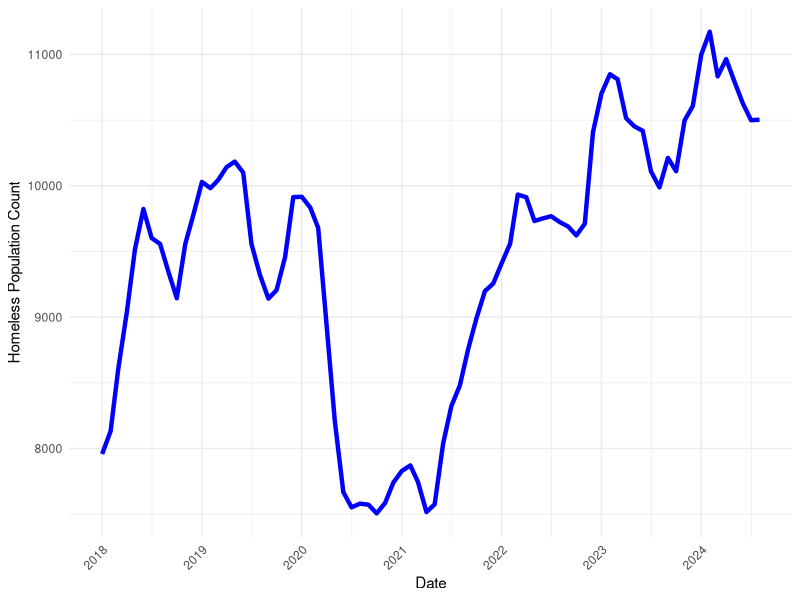
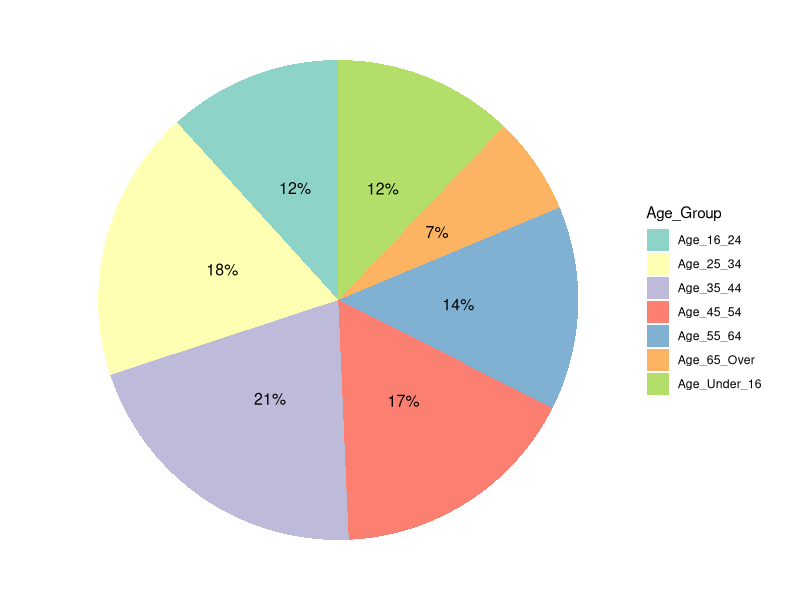
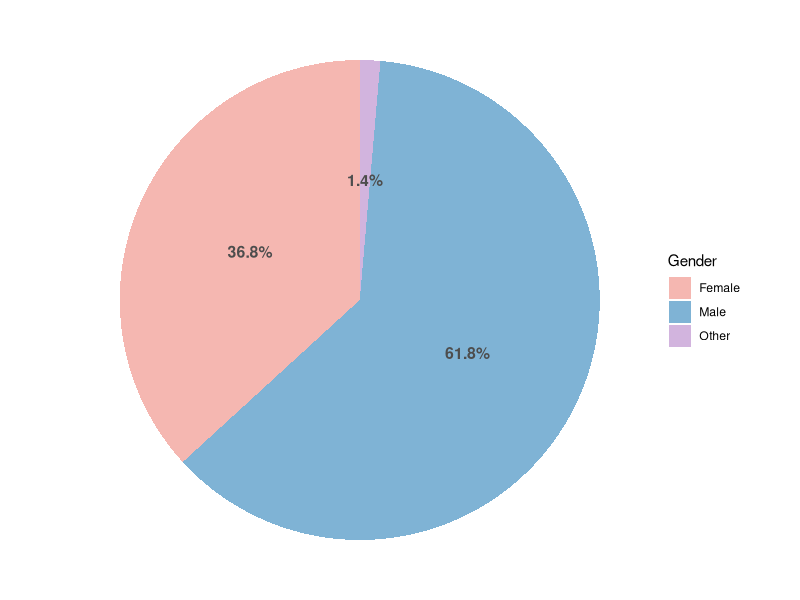
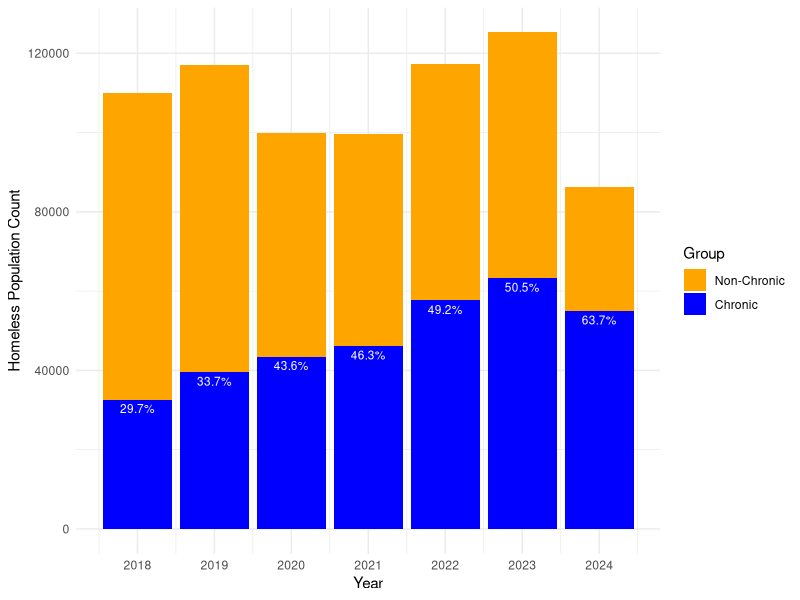

The R script that drew these images, in order:
## ---- chunk 1
#| include: false
#| warning: false
#| message: false
#### Workspace setup ####
library(tidyverse)
library(ggplot2)
library(dplyr)
library(tidyr)
## ---- chunk 2
#| echo: false
#| warning: false
#| message: false

# Loading the Cleaned Dataset #
cleaned_shelter_data <- read_csv(here::here("data", "analysis_data", "analysis_data.csv"))


# Generated by ChatGPT
cleaned_shelter_data$Date <- as.Date(paste0("01-", cleaned_shelter_data$Date), format="%d-%b-%y")
cleaned_shelter_data$year <- as.numeric(format(cleaned_shelter_data$Date, "%Y")) 

## ---- chunk 3
#| echo: false
#| warning: false
#| label: fig-total-population
#| fig-cap: "Trend of Homeless Population in Toronto from 2018 to 2024"

# Filter to include only the "All Population" group
total_population_data <- subset(cleaned_shelter_data, Population_Group == "All Population")

# This code is based on knowledge from Alexander (2023).
# Load ggplot2 for plotting
ggplot(total_population_data, aes(x = Date, y = Homeless_Count)) +
  geom_line(color = "blue", linewidth = 1.5) +  
  labs(x = "Date",
       y = "Homeless Population Count") +
  scale_x_date(date_labels = "%Y", date_breaks = "1 year") +  
  theme_minimal() +
  theme(axis.text.x = element_text(angle = 45, hjust = 1))    

## ---- chunk 4
#| echo: false
#| warning: false
#| label: fig-age-distribution
#| fig-cap: "Age Group Distribution of Homeless Population in Toronto (2018-2024)"

# Summarize data for all years (total homeless population by age group)
# Generated by ChatGPT
total_data <- cleaned_shelter_data %>%
  summarise(Age_Under_16 = sum(Age_Under_16, na.rm = TRUE),
            Age_16_24 = sum(Age_16_24, na.rm = TRUE),
            Age_25_34 = sum(Age_25_34, na.rm = TRUE),
            Age_35_44 = sum(Age_35_44, na.rm = TRUE),
            Age_45_54 = sum(Age_45_54, na.rm = TRUE),
            Age_55_64 = sum(Age_55_64, na.rm = TRUE),
            Age_65_Over = sum(Age_65_Over, na.rm = TRUE))

# Reshape data for plotting
# Generated by ChatGPT
total_data_long <- tidyr::pivot_longer(total_data, 
                                       cols = starts_with("Age"), 
                                       names_to = "Age_Group", 
                                       values_to = "Count")

# Calculate percentages
# Generated by ChatGPT
total_count <- sum(total_data_long$Count)
total_data_long <- total_data_long %>%
  mutate(Percent = round(Count / total_count * 100))

# Create a pie chart with percentage labels
# This code is based on knowledge from Alexander (2023) and further refined using the RStudio Help documentation.
ggplot(total_data_long, aes(x = "", y = Count, fill = Age_Group)) +
  geom_bar(stat = "identity", width = 1) +
  coord_polar("y") +
  geom_text(aes(label = paste0(Percent, "%")), 
            position = position_stack(vjust = 0.5), size = 4) +
  theme_void() +
  theme(legend.position = "right") +
  scale_fill_brewer(palette = "Set3")  


## ---- chunk 5
#| echo: false
#| warning: false
#| label: fig-gender-distribution
#| fig-cap: "Homeless Population by Gender in Toronto (2018-2024)"
#| 
# Summarize data by year for different genders
# This logic is similar to the previous graph of age group 
gender_data <- cleaned_shelter_data %>%
  group_by(year) %>%
  summarise(Male = sum(Male_Count, na.rm = TRUE),
            Female = sum(Female_Count, na.rm = TRUE),
            Other = sum(Transgender_Non_Binary_Count, na.rm = TRUE))

# Calculate total population for each gender over the entire period
total_population <- gender_data %>%
  summarise(Male = sum(Male), Female = sum(Female), Other = sum(Other))

# Reshape data for plotting
total_population_long <- pivot_longer(total_population, 
                                      cols = c("Other", "Female", "Male"), 
                                      names_to = "Gender", 
                                      values_to = "Total_Count")

# Calculate percentages for each gender
total_population_long <- total_population_long %>%
  mutate(Percent = round(Total_Count / sum(Total_Count) * 100, 1))

# Create a pie chart similar to the one used for age groups
# This code is based on knowledge from Alexander (2023) and further refined using the RStudio Help documentation.
ggplot(total_population_long, aes(x = "", y = Total_Count, fill = Gender)) +
  geom_bar(stat = "identity", width = 1) +
  coord_polar("y") +
  geom_text(aes(label = paste0(Percent, "%")), 
            position = position_stack(vjust = 0.5), size = 4, fontface = "bold", color = "gray30") +  
  theme_void() +
  theme(legend.position = "right") +
  scale_fill_manual(values = c("Male" = "#7FB3D5", "Female" = "#F5B7B1", "Other" = "#D2B4DE"))  


## ---- chunk 6
#| echo: false
#| warning: false
#| label: fig-chronic-population
#| fig-cap: "Changes in Chronic and Non-Chronic Homeless Population and Proportion in Toronto (2018-2024)"

# Summarize data by year for Chronic and All Population
# Generated by ChatGPT
chronic_data <- cleaned_shelter_data %>%
  filter(Population_Group == 'Chronic') %>%
  group_by(year) %>%
  summarize(homeless_count = sum(Homeless_Count))

all_population_data <- cleaned_shelter_data %>%
  filter(Population_Group == 'All Population') %>%
  group_by(year) %>%
  summarize(homeless_count = sum(Homeless_Count))

# Create Non-Chronic by subtracting Chronic from All Population
non_chronic_data <- all_population_data
non_chronic_data$homeless_count <- non_chronic_data$homeless_count - chronic_data$homeless_count
non_chronic_data$group <- 'Non-Chronic'

# Add Chronic to the dataset
chronic_data$group <- 'Chronic'
combined_data <- rbind(chronic_data, non_chronic_data)  # Combine data

# Ensure 'group' is a factor and order it so that Chronic appears at the top
combined_data$group <- factor(combined_data$group, levels = c("Non-Chronic", "Chronic"))

# Calculate the proportion of Chronic for each year
proportions <- chronic_data %>%
  left_join(all_population_data, by = "year", suffix = c("_chronic", "_all")) %>%
  mutate(percentage = round((homeless_count_chronic / homeless_count_all) * 100, 1))

# Plot the stacked bar chart with Chronic at the top and add percentages
ggplot(combined_data, aes(x = year, y = homeless_count, fill = group)) +
  geom_bar(stat = "identity", position = "stack") +
  geom_text(data = proportions, aes(x = year, y = homeless_count_chronic, label = paste0(percentage, "%")),
            vjust = 1.5, color = "white", size = 3) +  # Add percentage labels in white color
  labs(x = "Year", y = "Homeless Population Count", fill = "Group") +
  theme_minimal() +
  scale_fill_manual(values = c("Chronic" = "blue", "Non-Chronic" = "orange")) +
  scale_x_continuous(breaks = seq(min(combined_data$year), max(combined_data$year), by = 1))  



